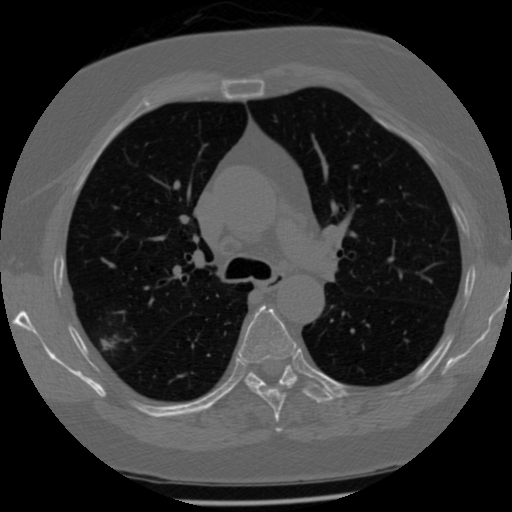
#> input picture dataset_expandido/cancer/Lung MRI (1076)_orig.png, 512 x 512 px; its folder holds only this picture in this run
$ jupyter execute --allow-errors creado_2_salidas.ipynb
#> lines starting #> are read from the running program, lines starting #| are printed output that depends on the picture
# 1. Importar Librerías Necesarias
Cargamos las librerías principales para procesamiento de imágenes, TensorFlow y manipulación de datos.

[cell 1]
import os
import cv2
import numpy as np
import tensorflow as tf
from tqdm import tqdm
from sklearn.model_selection import train_test_split

# 2. Verificar GPU
Verificamos si TensorFlow puede acceder a la GPU disponible.

[cell 2]
import cv2
import numpy as np

IMG_SIZE = 224
clahe = cv2.createCLAHE(clipLimit=2.0, tileGridSize=(8, 8))

def procesar_imagen(ruta):
    # 1. Leer en escala de grises (1 canal)
    img = cv2.imread(ruta, cv2.IMREAD_GRAYSCALE)
#> img is the input picture: shape (512, 512); min 0, max 255, mean 54.5

    if img is None:
        return None

    # 2. Resize
    img = cv2.resize(img, (IMG_SIZE, IMG_SIZE))
#> img: shape (224, 224)

    # 3. Reducir ruido (importante antes del CLAHE)
    img = cv2.GaussianBlur(img, (3, 3), 0)

    # 4. Mejorar contraste (CLAHE es superior a equalizeHist para médicas)
    img = clahe.apply(img)
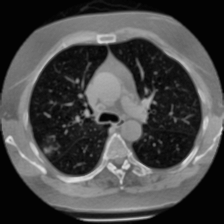
#> img: shape (224, 224); min 2, max 226, mean 70.8

    # 5. Convertir a RGB (ResNet50 requiere los 3 canales)
    img = cv2.cvtColor(img, cv2.COLOR_GRAY2RGB)
#> img: shape (224, 224, 3)

    return img
